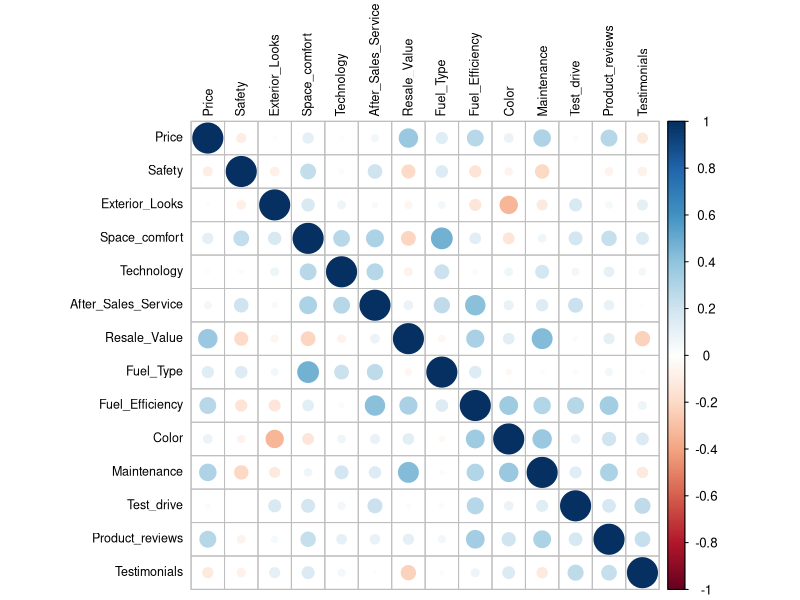
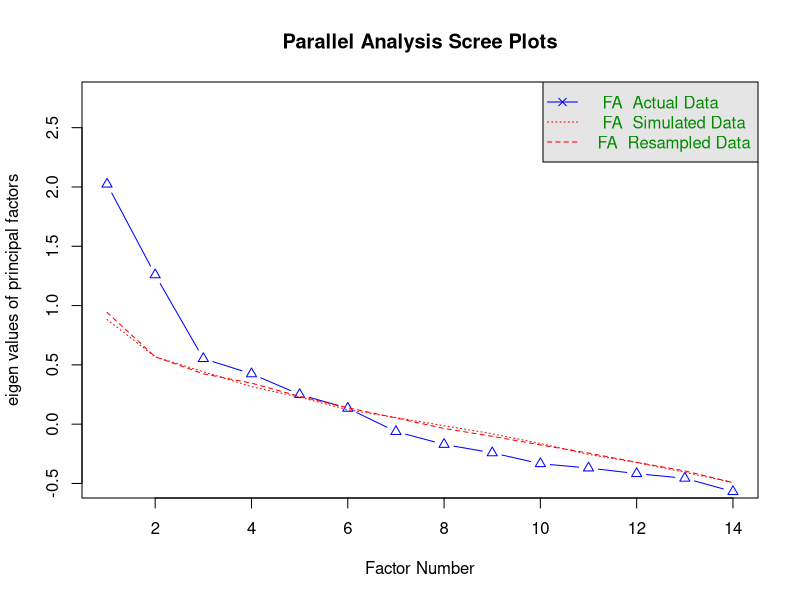
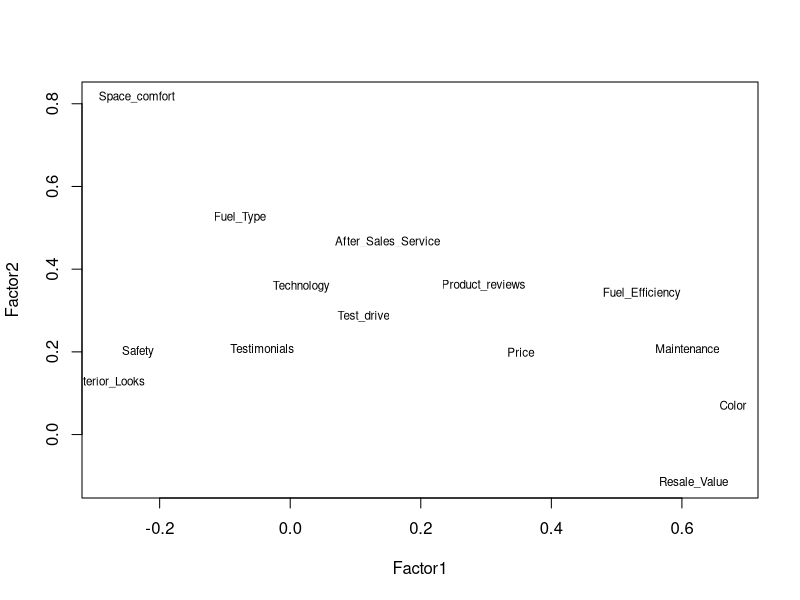
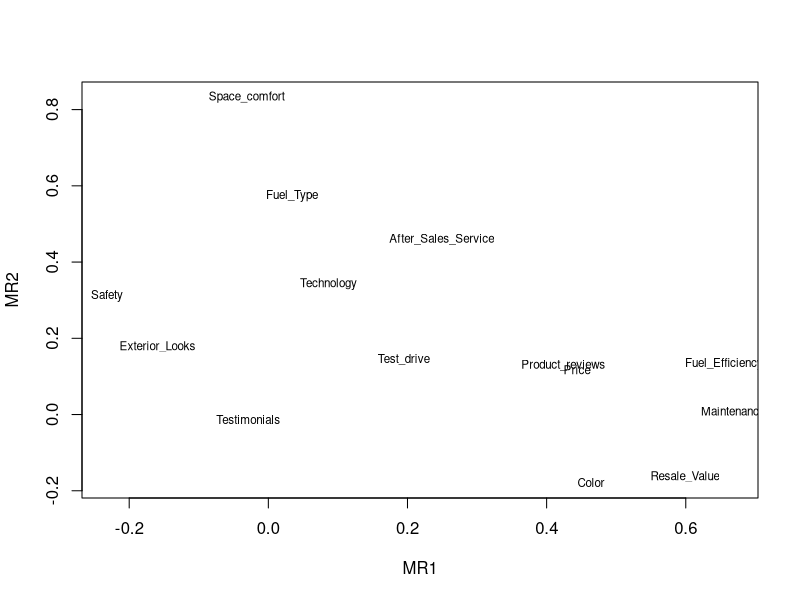
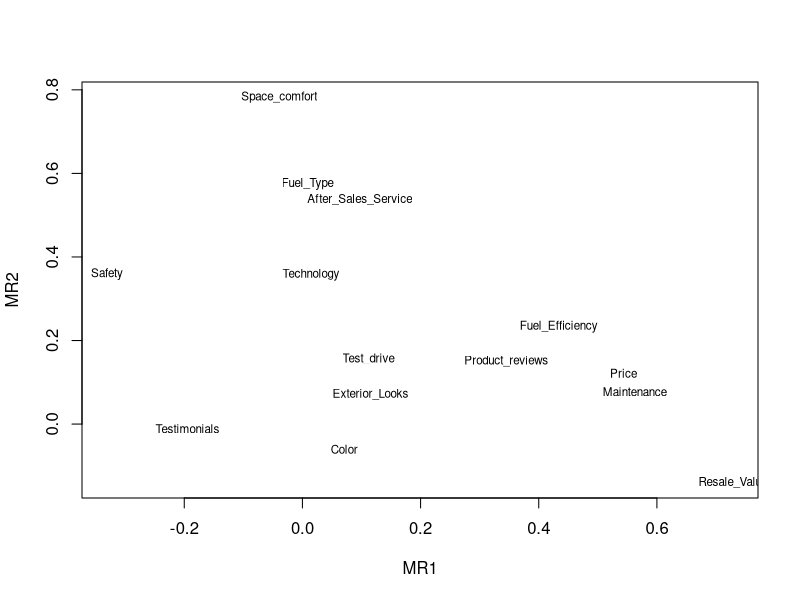
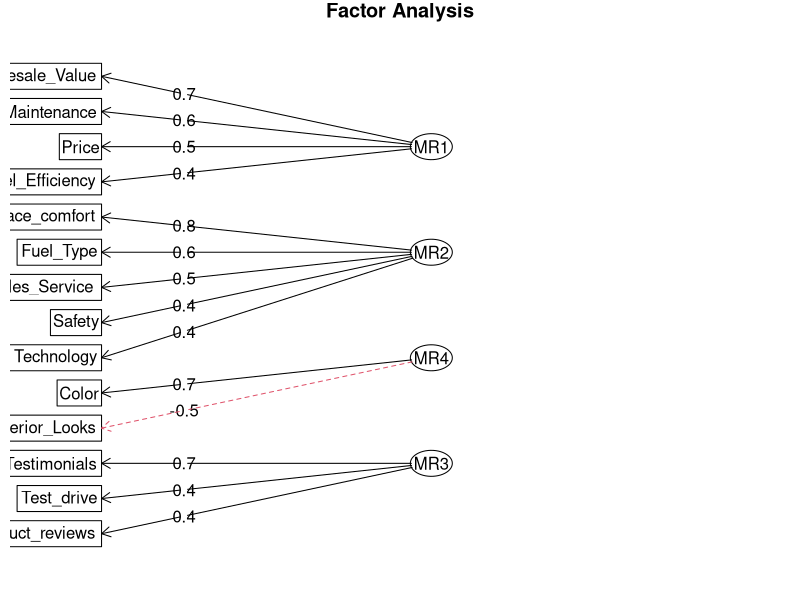

Recreate these plots in R, in order.
## ---- chunk 1
library(tidyverse)
library(kableExtra)
library(corrplot)
library(psych)
setwd('C:\\Users\\Achyuthuni\\Desktop\\data_science\\data')
efa <- read.csv("EFA.csv")
knitr::opts_chunk$set(
	echo = FALSE,
	message = FALSE,
	warning = FALSE
)
## ---- chunk 2
kable(efa %>% sample_n(5), caption = 'Car survey data') %>% 
  kable_styling(full_width = F) %>%
  scroll_box()
## ---- chunk 3
KMO(efa)
## ---- chunk 4
Bartlett.sphericity.test <- function(x)
{
  method <- "Bartlett’s test of sphericity"
  data.name <- deparse(substitute(x))
  x <- subset(x, complete.cases(x)) # Omit missing values
  n <- nrow(x)
  p <- ncol(x)
  chisq <- (1-n+(2*p+5)/6)*log(det(cor(x)))
  df <- p*(p-1)/2
  p.value <- pchisq(chisq, df, lower.tail=FALSE)
  names(chisq) <- "X-squared"
  names(df) <- "df"
  return(structure(list(statistic=chisq, parameter=df, p.value=p.value, method=method, data.name=data.name), class="htest"))
}
Bartlett.sphericity.test(efa)
corrplot(cor(efa, use="complete.obs"), order = "original", tl.col='black', tl.cex=.75) 
## ---- chunk 5
eigen(cov(efa))$values
## ---- chunk 6
library(psych)
fa.parallel(x=efa, fm="minres", fa="fa")
## ---- chunk 7
EFAresult1 = factanal(~ ., data=efa, factors = 3, rotation = "none", cutoff = 0.3, 
                      na.action = na.exclude) #note the formula specification allows NA 
EFAresult1
## ---- chunk 8
load = EFAresult1$loadings[,1:2]
plot(load, type="n") # set up plot 
text(load,labels=names(efa),cex=.7) # add variable names
## ---- chunk 9
threefactor <- fa(efa,nfactors = 3,rotate = "oblimin",fm="minres")
load = threefactor$loadings[,1:2]
plot(load, type="n") # set up plot 
text(load,labels=names(efa),cex=.7) # add variable names
print(fa.sort(threefactor, polar = FALSE)$loadings, cutoff = 0.3)
## ---- chunk 10
fourfactor <- fa(efa,nfactors = 4,rotate = "oblimin",fm="minres")
load = fourfactor$loadings[,1:2]
plot(load, type="n") # set up plot 
text(load,labels=names(efa),cex=.7) # add variable names
print(fa.sort(fourfactor, polar = FALSE)$loadings, cutoff = 0.35)
## ---- chunk 11
fa.diagram(fourfactor)
## ---- chunk 12
print(fourfactor)
